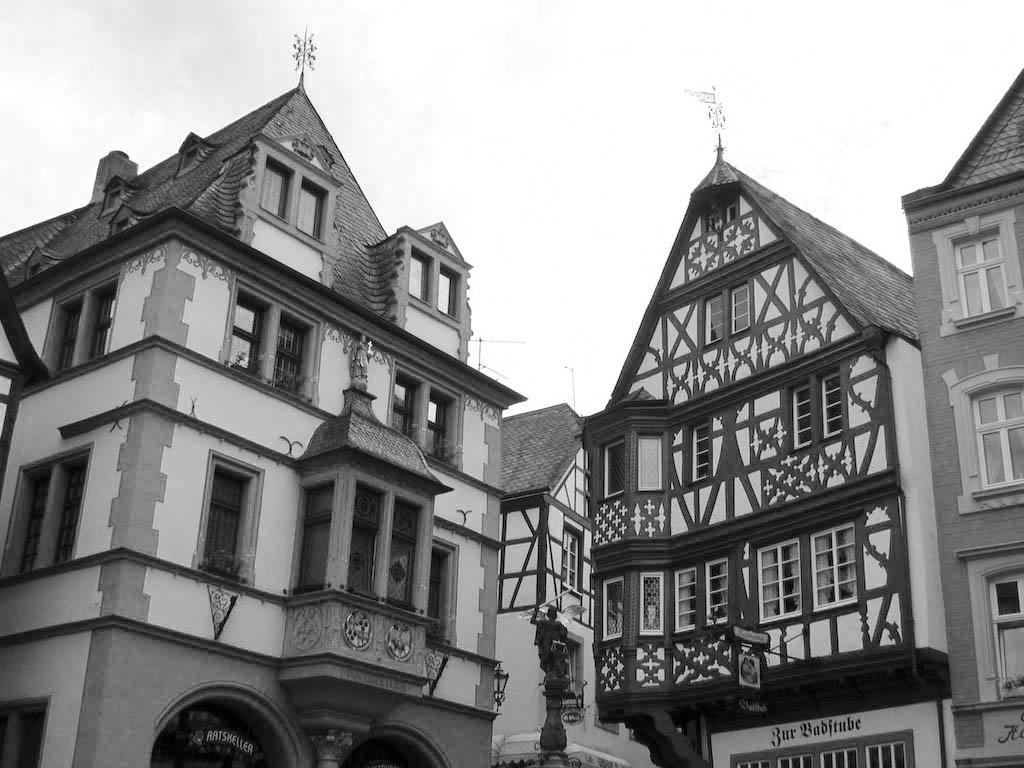
#> input picture image.jpg, 1024 x 768 px
$ jupyter execute intensity_thresholding_for_image_segmentation.ipynb
#> lines starting #> are read from the running program, lines starting #| are printed output that depends on the picture
(This algorithm is based on Otsu thresholding method.)

http://www.labbookpages.co.uk/software/imgProc/otsuThreshold.html

## Imports

[cell 1]
import cv2 as cv
import numpy as np
import matplotlib.pyplot as plt

print('imported')

[cell 2]
class IntensityThresholding:
    def __init__(self, img_path):
#> called with img_path = './image.jpg'
        self.img = cv.imread(img_path, cv.IMREAD_GRAYSCALE)
#> self.img is the input picture: shape (768, 1024); min 0, max 255, mean 141.3
        self.hist = cv.calcHist([self.img], [0], None, [256], [0, 256])
#> self.hist = 256 values, max 129724 at index 255, min 73 at index 219, mean 3072
        plt.figure(figsize=(10, 5))
        plt.subplot(1, 2, 1)
        plt.imshow(self.img, cmap='gray')
        plt.title('Input image')
        plt.subplot(1, 2, 2)
        plt.plot(self.hist)
        plt.title('Histogram')
        plt.show()
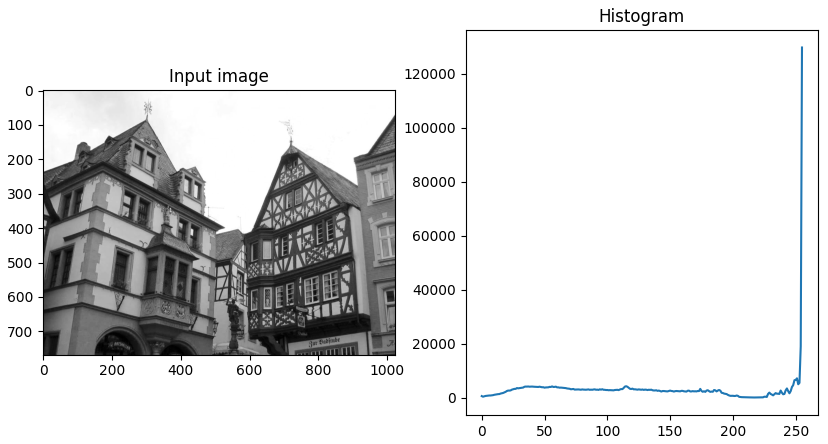
#> figure drawn by matplotlib, 2 panels; panel 2: curve peaks at x = 255, y = 129724

    def process(self):
        var_between = np.zeros(256)
        for t in range(1, 256):
            # background
            w_b = self.hist[:t].sum() / self.hist.sum()
            u_b = np.dot(np.arange(t).reshape(1, -1), self.hist[:t]) / np.sum(self.hist[:t])

            # foreground
            w_f = self.hist[t:].sum() / self.hist.sum()
            u_f = np.dot(np.arange(t, len(self.hist)).reshape(1, -1), self.hist[t:]) / np.sum(self.hist[t:])

            var_between[t] = w_b * w_f * (u_b - u_f) ** 2
#> this loop made 255 passes
#> (w_b, u_b, w_f, u_f) on passes 1 to 3: (0.00076, [0], 0.999, [141.4]), (0.00124, [0.385], 0.999, [141.5]), (0.0019, [0.951], 0.998, [141.6])
#> after the loop, var_between = 256 values, max 5326.4 at index 153, min 0 at index 0, mean 3861.5

        self.t = np.argmax(var_between)
#> self.t = 153
        img_thresholded = np.zeros(it.img.shape, dtype=np.uint8)
        img_thresholded[self.img > self.t] = 255

        print('Best threshold: {}'.format(self.t))
#| Best threshold: 153
        plt.imshow(img_thresholded, cmap='gray')
        return img_thresholded

[cell 3]
it = IntensityThresholding('./image.jpg')
thresholded_img = it.process()
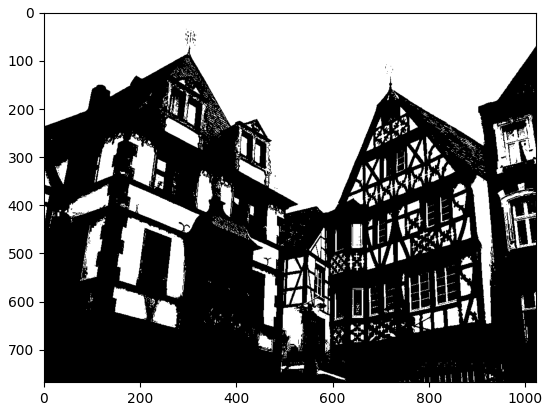
#> figure drawn by matplotlib, 1 panel

[cell 4]
img = cv.imread('./contour_detection.jpg', cv.IMREAD_GRAYSCALE).astype(np.float32)
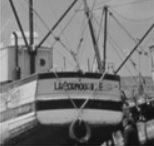
#> input picture contour_detection.jpg, 154 x 146 px
#> img: shape (146, 154) float32; min 11, max 216, mean 119.7
new_img = np.zeros(img.shape, dtype=np.float32)

[cell 5]
sig = img[0]
#> sig = 154 values, max 169 at index 0, min 58 at index 10, mean 148.7
plt.plot(sig)
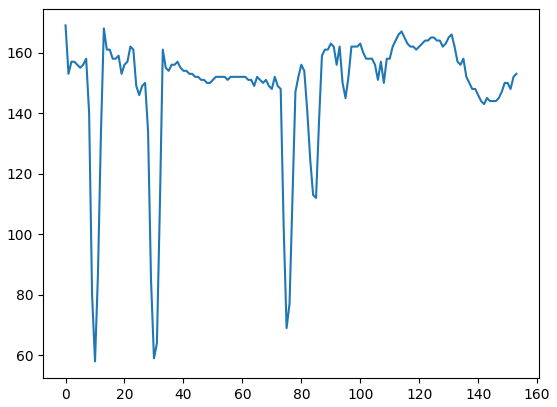
#> figure drawn by matplotlib, 1 panel; curve peaks at x = 0, y = 169

[cell 6]
plt.plot(np.diff(sig))
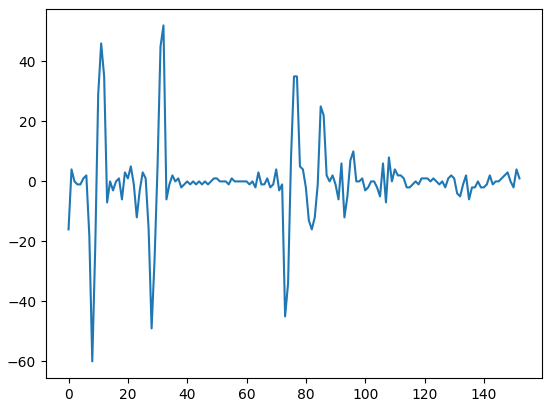
#> figure drawn by matplotlib, 1 panel; curve peaks at x = 32, y = 52

[cell 7]
get_diff = lambda x: np.array([x[i + 1] - x[i - 1] for i in range(1, len(x) - 1)])
contour_img = np.array([np.abs(get_diff(sig)) for sig in img])
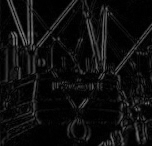
#> contour_img: shape (146, 152) float32; min 0, max 122, mean 14.4
contour_img_2 = np.array([np.abs(np.diff(sig)) for sig in img])
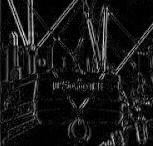
#> contour_img_2: shape (146, 153) float32; min 0, max 91, mean 8.4; drawn with min black and max white
